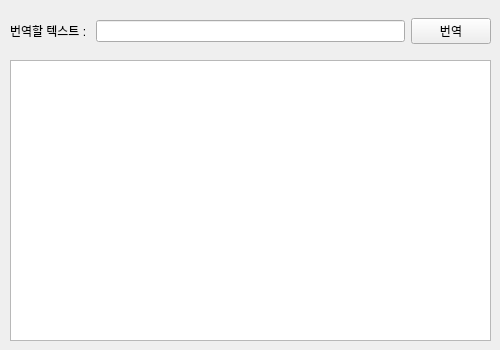
<?xml version="1.0" encoding="UTF-8"?>
<ui version="4.0">
 <class>Form</class>
 <widget class="QWidget" name="Form">
  <property name="geometry">
   <rect>
    <x>0</x>
    <y>0</y>
    <width>500</width>
    <height>350</height>
   </rect>
  </property>
  <property name="maximumSize">
   <size>
    <width>500</width>
    <height>350</height>
   </size>
  </property>
  <property name="windowTitle">
   <string>Form</string>
  </property>
  <widget class="QWidget" name="horizontalLayoutWidget">
   <property name="geometry">
    <rect>
     <x>10</x>
     <y>10</y>
     <width>481</width>
     <height>42</height>
    </rect>
   </property>
   <layout class="QHBoxLayout" name="horizontalLayout">
    <item>
     <widget class="QLabel" name="label">
      <property name="text">
       <string>번역할 텍스트 : </string>
      </property>
     </widget>
    </item>
    <item>
     <widget class="QLineEdit" name="txtBaseText"/>
    </item>
    <item>
     <widget class="QPushButton" name="btnTrans">
      <property name="sizePolicy">
       <sizepolicy hsizetype="Minimum" vsizetype="Fixed">
        <horstretch>0</horstretch>
        <verstretch>0</verstretch>
       </sizepolicy>
      </property>
      <property name="minimumSize">
       <size>
        <width>0</width>
        <height>20</height>
       </size>
      </property>
      <property name="text">
       <string>번역</string>
      </property>
     </widget>
    </item>
   </layout>
  </widget>
  <widget class="QTextBrowser" name="txbResult">
   <property name="geometry">
    <rect>
     <x>10</x>
     <y>60</y>
     <width>481</width>
     <height>281</height>
    </rect>
   </property>
  </widget>
 </widget>
 <resources/>
 <connections/>
</ui>
